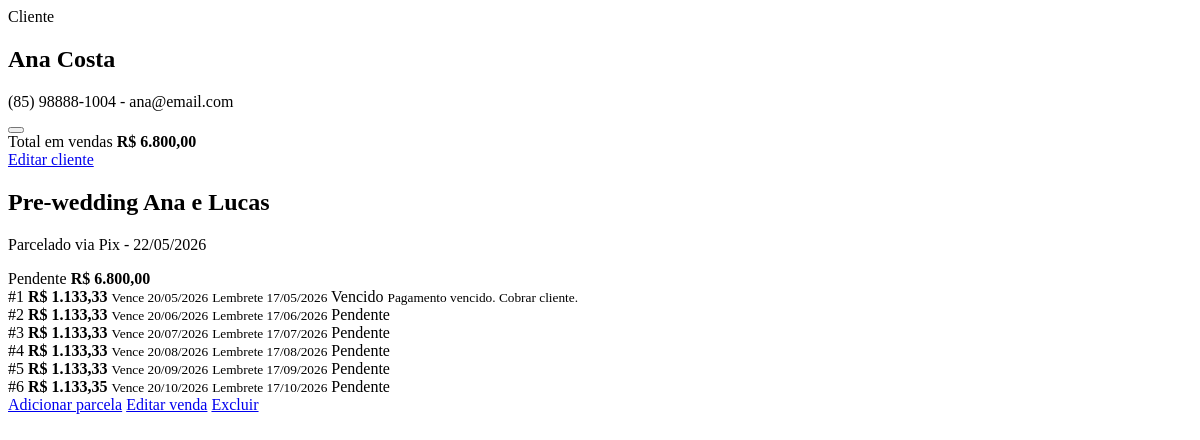
The app's page /financeiro/cliente/7/, older data.
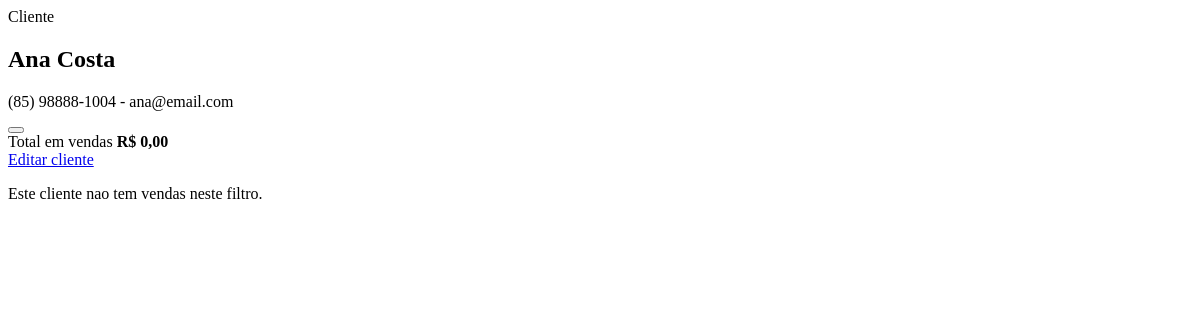
The same page, newer data.
### crm/models.py (models this page shows, shortened)
class Venda(models.Model):
    STATUS_CHOICES = [
        ("pendente", "Pendente"),
        ("pago", "Pago"),
        ("atrasado", "Atrasado"),
        ("cancelado", "Cancelado"),
    ]
    FORMA_CHOICES = [
        ("pix", "Pix"),
        ("dinheiro", "Dinheiro"),
        ("boleto", "Boleto"),
        ("cartao", "Cartao"),
        ("transferencia", "Transferencia"),
        ("outro", "Outro"),
    ]
    CONDICAO_CHOICES = [
        ("avista", "A vista"),
        ("parcelado", "Parcelado"),
    ]
    cliente = models.ForeignKey(Cliente, on_delete=models.CASCADE, related_name="vendas")
    titulo = models.CharField(max_length=160)
    data_venda = models.DateField(default=timezone.localdate)
    valor_total = models.DecimalField(max_digits=10, decimal_places=2)
    status = models.CharField(max_length=20, choices=STATUS_CHOICES, default="pendente")
    forma_pagamento = models.CharField(max_length=20, choices=FORMA_CHOICES, default="pix")
    condicao_pagamento = models.CharField(max_length=20, choices=CONDICAO_CHOICES, default="avista")
    quantidade_parcelas = models.PositiveIntegerField(default=1)
    observacoes = models.TextField(blank=True)
    criado_em = models.DateTimeField(auto_now_add=True)
    atualizado_em = models.DateTimeField(auto_now=True)
    class Meta:
        ordering = ["-data_venda", "-id"]

class Parcela(models.Model):
    STATUS_CHOICES = [
        ("pendente", "Pendente"),
        ("pago", "Pago"),
        ("atrasado", "Atrasado"),
    ]
    venda = models.ForeignKey(Venda, on_delete=models.CASCADE, related_name="parcelas")
    numero = models.PositiveIntegerField()
    valor = models.DecimalField(max_digits=10, decimal_places=2)
    vencimento = models.DateField()
    data_pagamento = models.DateField(null=True, blank=True)
    status = models.CharField(max_length=20, choices=STATUS_CHOICES, default="pendente")
    lembrete_em = models.DateField(null=True, blank=True)
    observacoes = models.TextField(blank=True)
    criado_em = models.DateTimeField(auto_now_add=True)
    class Meta:
        ordering = ["vencimento", "numero"]
        unique_together = ["venda", "numero"]
    @property
    def deve_alertar(self):
        hoje = timezone.localdate()
        if self.status == "pago":
            return False
        if self.vencimento < hoje:
            return True
        return bool(self.lembrete_em and self.lembrete_em <= hoje)
    @property
    def status_financeiro(self):
        if self.status != "pago" and self.vencimento < timezone.localdate():
            return "vencido"
        return self.status
    @property
    def status_financeiro_label(self):
        if self.status_financeiro == "vencido":
            return "Vencido"
        return self.get_status_display()

### crm/views.py (the view)
# urls.py: path("financeiro/cliente/<int:cliente_id>/", views.financeiro_cliente_painel, name="financeiro_cliente_painel"),
def financeiro_cliente_painel(request, cliente_id):
    status = request.GET.get("status", "")
    hoje = timezone.localdate()
    cliente = get_object_or_404(Cliente, pk=cliente_id)
    vendas = cliente.vendas.select_related("cliente", "evento").prefetch_related("parcelas")
    if status == "vencido":
        vendas = vendas.filter(parcelas__status__in=["pendente", "atrasado"], parcelas__vencimento__lt=hoje).distinct()
    elif status:
        vendas = vendas.filter(status=status)
    totais = vendas.exclude(status="cancelado").aggregate(total=Sum("valor_total"))["total"] or 0
    return render(
        request,
        "crm/financeiro_cliente_painel.html",
        {"cliente": cliente, "vendas": vendas, "status": status, "totais": totais},
    )

### crm/templatetags/crm_format.py (called while the page is built)
@register.filter
def brl(valor):
    try:
        numero = Decimal(valor or 0)
    except (InvalidOperation, TypeError, ValueError):
        numero = Decimal("0")
    texto = f"{numero:,.2f}"
    texto = texto.replace(",", "X").replace(".", ",").replace("X", ".")
    return f"R$ {texto}"

### templates/crm/financeiro_cliente_painel.html (shortened to what this page needs)
{% load crm_format %}
<div class="drawer-head">
  <div>
    <span>Cliente</span>
    <h2>{{ cliente.nome }}</h2>
    <p>{{ cliente.telefone }}{% if cliente.email %} - {{ cliente.email }}{% endif %}</p>
  </div>
  <button class="icon-button drawer-close" type="button" data-close-drawer aria-label="Fechar painel">
  </button>
</div>
<div class="drawer-summary">
  <div>
    <span>Total em vendas</span>
    <strong>{{ totais|brl }}</strong>
  </div>
  <a class="button ghost" href="{% url 'cliente_editar' cliente.pk %}">Editar cliente</a>
</div>
<div class="drawer-sales">
  {% for venda in vendas %}
    <article class="sale drawer-sale">
      <div class="sale-head">
        <div>
          <h2>{{ venda.titulo }}</h2>
          <p>{{ venda.get_condicao_pagamento_display }} via {{ venda.get_forma_pagamento_display }} - {{ venda.data_venda|date:"d/m/Y" }}</p>
        </div>
        <div class="sale-total">
          <span class="badge {{ venda.status }}">{{ venda.get_status_display }}</span>
          <strong>{{ venda.valor_total|brl }}</strong>
        </div>
      </div>
      <div class="installments compact">
        {% for parcela in venda.parcelas.all %}
          <div class="installment {% if parcela.deve_alertar %}attention{% endif %}">
            <span>#{{ parcela.numero }}</span>
            <strong>{{ parcela.valor|brl }}</strong>
            <small>Vence {{ parcela.vencimento|date:"d/m/Y" }}</small>
            <small>Lembrete {{ parcela.lembrete_em|date:"d/m/Y" }}</small>
            <span class="badge {{ parcela.status_financeiro }}">{{ parcela.status_financeiro_label }}</span>
            {% if parcela.status_financeiro == "vencido" %}
              <small class="overdue-text">Pagamento vencido. Cobrar cliente.</small>
            {% endif %}
          </div>
        {% empty %}
          <p class="empty">Sem parcelas cadastradas.</p>
        {% endfor %}
      </div>
      <div class="row-actions">
        <a class="button ghost" href="{% url 'parcela_nova' venda.pk %}">Adicionar parcela</a>
        <a class="button ghost" href="{% url 'venda_editar' venda.pk %}">Editar venda</a>
        <a class="button danger" href="{% url 'venda_excluir' venda.pk %}">Excluir</a>
      </div>
    </article>
  {% empty %}
    <p class="empty">Este cliente nao tem vendas neste filtro.</p>
  {% endfor %}
</div>

Row changes from the older to the newer data that the page shows:
removed Venda: titulo "Pre-wedding Ana e Lucas", condicao_pagamento "Parcelado", forma_pagamento "Pix", data_venda "22/05/2026", status "Pendente", valor_total|brl "R$ 6.800,00"
removed Parcela: numero "1", valor|brl "R$ 1.133,33", vencimento "20/05/2026", lembrete_em "17/05/2026", status_financeiro_label "Vencido", shows "Pagamento vencido. Cobrar cliente."
removed Parcela: numero "2", valor|brl "R$ 1.133,33", vencimento "20/06/2026", lembrete_em "17/06/2026", status_financeiro_label "Pendente"
removed Parcela: numero "3", valor|brl "R$ 1.133,33", vencimento "20/07/2026", lembrete_em "17/07/2026", status_financeiro_label "Pendente"
removed Parcela: numero "4", valor|brl "R$ 1.133,33", vencimento "20/08/2026", lembrete_em "17/08/2026", status_financeiro_label "Pendente"
removed Parcela: numero "5", valor|brl "R$ 1.133,33", vencimento "20/09/2026", lembrete_em "17/09/2026", status_financeiro_label "Pendente"
removed Parcela: numero "6", valor|brl "R$ 1.133,35", vencimento "20/10/2026", lembrete_em "17/10/2026", status_financeiro_label "Pendente"
Text that changed along with them:
{{ totais|brl }}: "R$ 6.800,00" → "R$ 0,00"
text now shown: "Este cliente nao tem vendas neste filtro."
